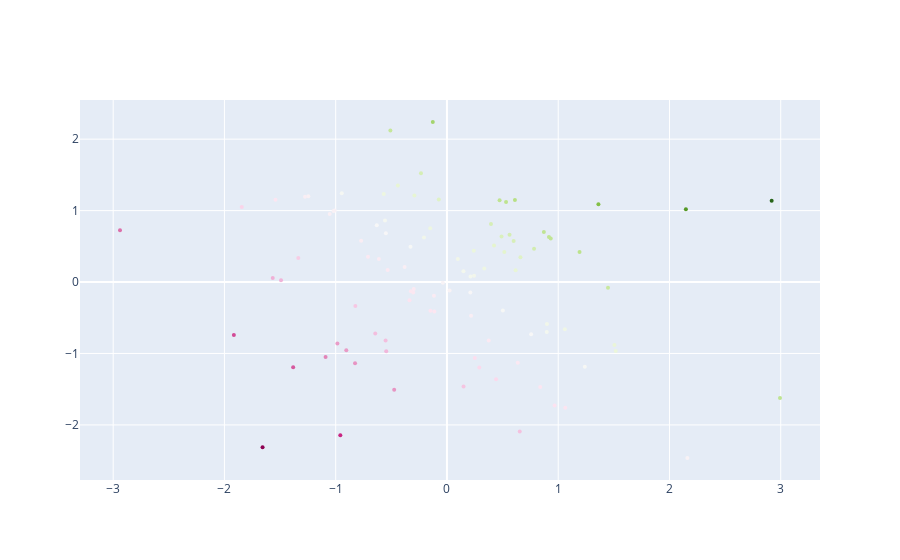

Here is the notebook cell this chart was saved with:
### Code cell
X, y = make_regression(n_features = 2, 
                       ) 
scalar = StandardScaler()
scalar.fit(X)
X_ = scalar.transform(X)
pca = PCA(n_components = 1, whiten = False)
pca.fit(X_)
X__ = pca.transform(X_)
fig = go.Figure(data = [go.Scatter(x = X_[:, 0], 
                                   y = X_[:, 1], 
                                    
                                   mode = 'markers',
                                   marker_color = y, 
                                   marker_size = 4)])
fig.show()
